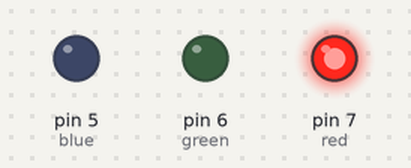
The sketch below on a simulated Arduino Uno, built with avr-gcc and run on an emulated ATmega328P. Parts: output pins drawn as LEDs (lit = HIGH).

Above: at 0.5 s.
At 1.5 s:
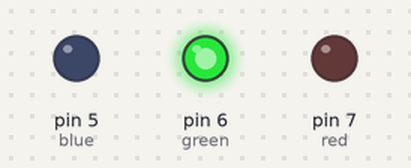
At 2.5 s:
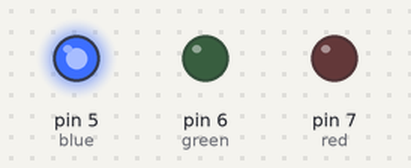
At 3.5 s:
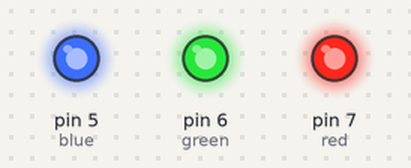
At 4.5 s:
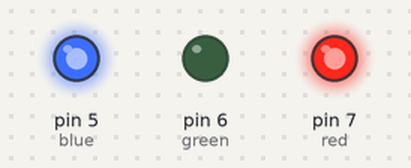
Timing chart, 0 to 6.5 s (numbered marks = the images above):
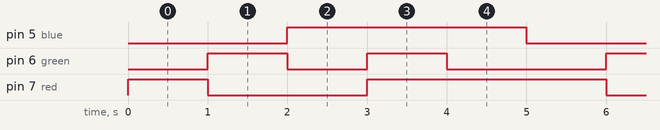

The sketch:

multi-color.ino
```cpp
//Multi-color LED

int red = 7;
int green = 6;
int blue = 5;

void setup() {
  // put your setup code here, to run once:
  pinMode(red,OUTPUT);
  pinMode(green,OUTPUT);
  pinMode(blue, OUTPUT);
}

void loop() {
  // put your main code here, to run repeatedly:
  setColor(255,0,0); // Color red
  delay(1000);
  setColor(0,255,0); // Color green
  delay(1000);
  setColor(0,0,255); // Color blue
  delay(1000);
  setColor(255,255,255); // Color white
  delay(1000);
  setColor(170,0,255); // Color purple
  delay(1000);


}

void setColor(int redValue, int greenValue, int blueValue){
  analogWrite(red,redValue);
  analogWrite(green,greenValue);
  analogWrite(blue,blueValue);


  }
```

Measured:
- by itself, pin 5 (blue): alternates HIGH for 3.0 s and LOW for 2.0 s
- by itself, pin 6 (green): repeats every 5.0 s: LOW 1.0 s, HIGH 1.0 s, LOW 2.0 s, HIGH 1.0 s
- by itself, pin 7 (red): repeats every 5.0 s: LOW 2.0 s, HIGH 3.0 s
